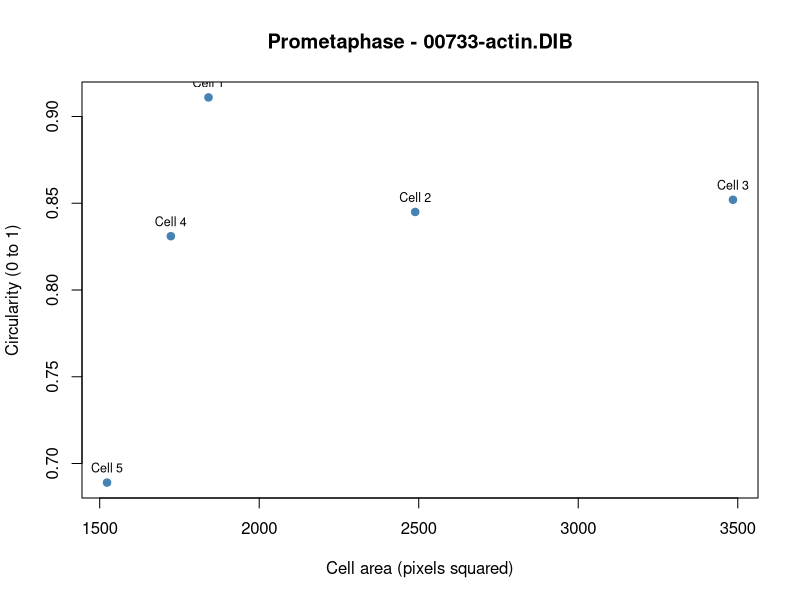
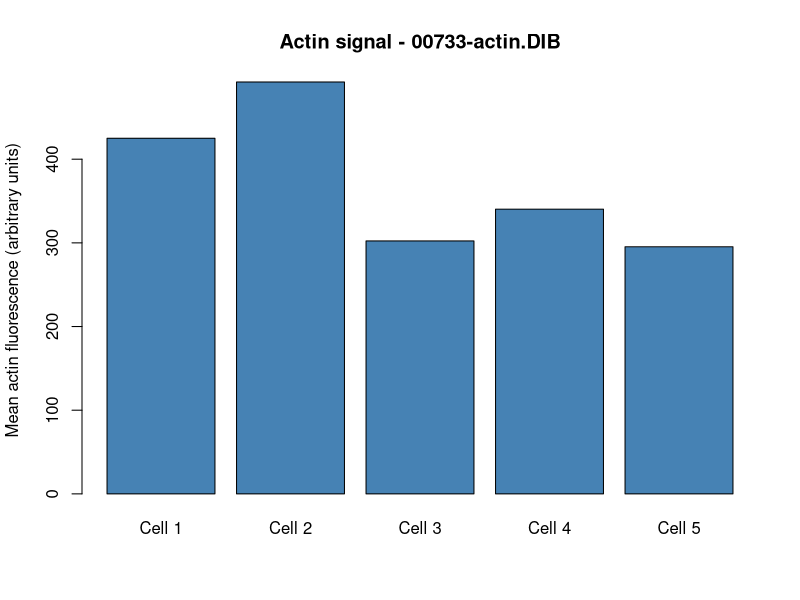

Write the R code that produced these figures, in order.

# Choose your phenotype and image ID
phenotype <- "Prometaphase"
image_id <- "00733-actin.DIB"

# Read the Fiji Results CSV
d <- read.csv("data/fiji_results.csv", check.names = FALSE)

# Check if the required columns exist
needed <- c("Area", "Mean", "Circ.", "AR")

if (!all(needed %in% names(d))) {
  stop("Missing Fiji columns. Recheck Set Measurements.")
}

# Remove rows with missing measurements
d <- d[complete.cases(d[, needed]), ]

# Require at least five measured cells
if (nrow(d) < 5) {
  stop("Measure five clear cells.")
}

# Label each measured cell
d$Cell <- paste0("Cell ", seq_len(nrow(d)))

# Create output folders if needed
dir.create("results", showWarnings = FALSE)
dir.create("figures", showWarnings = FALSE)

# Save numerical summary
s <- data.frame(
  phenotype = phenotype,
  image_id = image_id,
  cells_measured = nrow(d),
  mean_area_px2 = mean(d$Area),
  mean_circularity = mean(d[["Circ."]]),
  mean_aspect_ratio = mean(d$AR),
  mean_actin_signal = mean(d$Mean)
)

write.csv(s, "results/cell_summary.csv", row.names = FALSE)
print(s)

# Figure 1: Cell area versus circularity
png("figures/area_vs_circularity.png",
    width = 900, height = 650)

plot(d$Area, d[["Circ."]],
     pch = 19, col = "steelblue",
     xlab = "Cell area (pixels squared)",
     ylab = "Circularity (0 to 1)",
     main = paste(phenotype, "-", image_id))

text(d$Area, d[["Circ."]],
     labels = d$Cell, pos = 3, cex = 0.75)

dev.off()

# Figure 2: Relative actin signal of measured cells
png("figures/actin_intensity.png",
    width = 900, height = 650)

barplot(d$Mean,
        names.arg = d$Cell,
        col = "steelblue",
        ylab = "Mean actin fluorescence (arbitrary units)",
        main = paste("Actin signal -", image_id))

dev.off()
